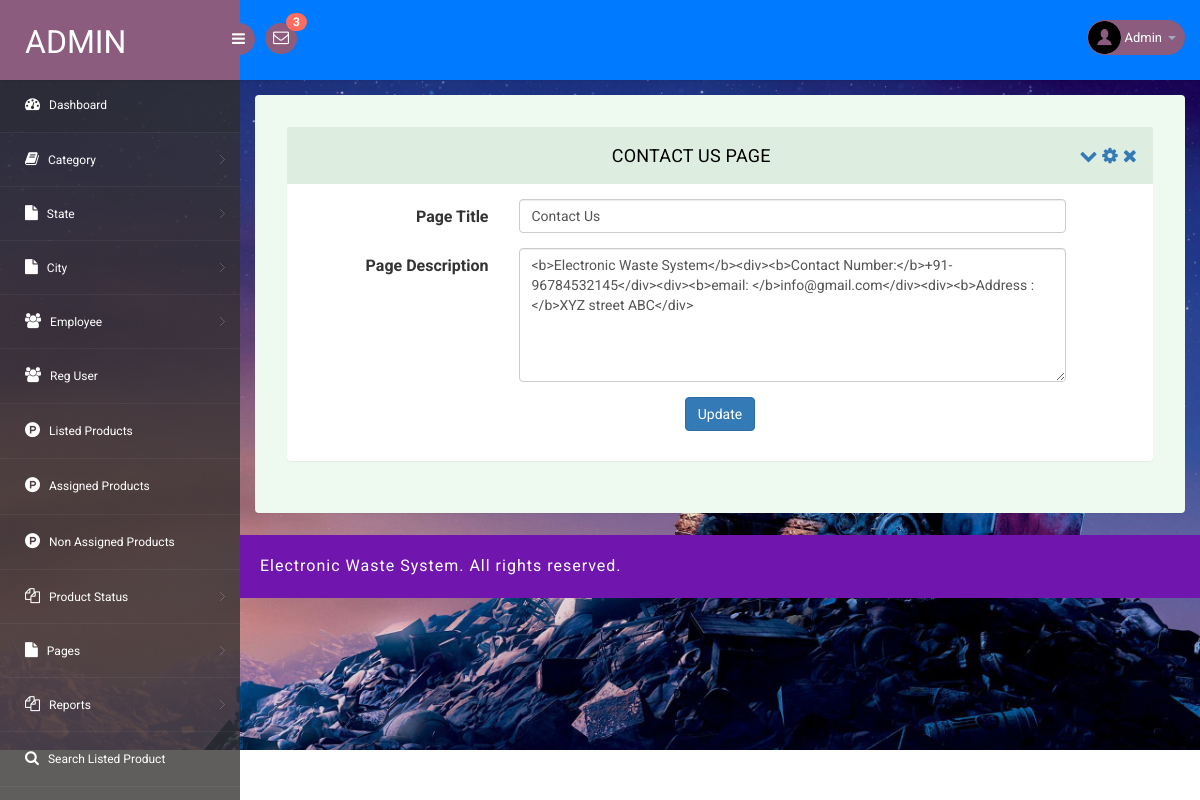
The app's page /ewms/admin/contact-us.php (signed in) with its own data.
### tables this page shows
CREATE TABLE `tblpages` (
  `ID` int(11) NOT NULL,
  `PageType` varchar(200) DEFAULT NULL,
  `PageTitle` mediumtext DEFAULT NULL,
  `PageDescription` mediumtext DEFAULT NULL,
  `UpdationDate` timestamp NULL DEFAULT NULL ON UPDATE current_timestamp()
);

### ewms/admin/contact-us.php (the view, shortened to what this page needs)
<?php
include('includes/dbconnection.php');
if (strlen($_SESSION['ewmsaid']==0)) {
 header('location:logout.php');
  } else{
  ?>
<!DOCTYPE html>
<head>
<link rel="stylesheet" href="css/bootstrap.min.css" >
<link href="css/style.css" rel='stylesheet' type='text/css' />
<link href="css/style-responsive.css" rel="stylesheet"/>
<link rel="stylesheet" href="css/font.css" type="text/css"/>
<link href="css/font-awesome.css" rel="stylesheet">
</head>
<body>
<section id="container">
<?php include_once('includes/header.php');?>
<?php include_once('includes/sidebar.php');?>
<section id="main-content">
	<section class="wrapper">
		<div class="form-w3layouts">
            <div class="row">
                <div class="col-lg-12">
                    <section class="panel">
                        <header class="panel-heading">
                            Contact Us Page
                            <span class="tools pull-right">
                                <a class="fa fa-chevron-down" href="javascript:;"></a>
                                <a class="fa fa-cog" href="javascript:;"></a>
                                <a class="fa fa-times" href="javascript:;"></a>
                             </span>
                        </header>
                        <div class="panel-body">
                            <div class="form">
                                <form class="cmxform form-horizontal " method="post" action="">
                                    <?php
$ret=mysqli_query($con,"select * from  tblpages where PageType='contactus'");
while ($row=mysqli_fetch_array($ret)) {
?>
                                    <div class="form-group ">
                                        <label for="adminname" class="control-label col-lg-3">Page Title</label>
                                        <div class="col-lg-8">
                                            <input class=" form-control" id="pagetitle" name="pagetitle" type="text" required="true" value="<?php  echo $row['PageTitle'];?>">
                                        </div>
                                    </div>
                                    <div class="form-group">
                                        <label for="adminname" class="control-label col-lg-3">Page Description
                                        </label>
                                        <div class="col-lg-8">
                                            <textarea class=" form-control" id="pagedes" rows="6" name="pagedes" type="text" required="true" value=""><?php  echo $row['PageDescription'];?></textarea>
                                        </div>
                                    </div>
                                    <?php } ?>
                                    <div class="form-group">
                                        <div class="col-lg-offset-3 col-lg-6">
                                          <p style="text-align: center;"> <button class="btn btn-primary" type="submit" name="submit">Update</button></p>
                                        </div>
                                    </div>
                                </form>
                            </div>
                        </div>
                    </section>
                </div>
            </div>
        </div>
</section>
		  <?php include_once('includes/footer.php');?>
</section>
</section>
</body>
</html>
<?php }  ?>

### ewms/admin/includes/header.php (shortened to what this page needs)
<?php
include('includes/dbconnection.php');
?>
<header class="header fixed-top clearfix">
<div class="brand">
    <a href="dashboard.php" class="logo">
        Admin
    </a>
    <div class="sidebar-toggle-box">
        <div class="fa fa-bars"></div>
    </div>
</div>
<div class="nav notify-row" id="top_menu">
    <ul class="nav top-menu">
                <?php
$ret1=mysqli_query($con,"select tblproduct.ID as pid,tblproduct.ProductId,tbluser.FullName from tblproduct
 join tbluser  on tbluser.ID=tblproduct.UserID
 where   (tblproduct.Status is null || tblproduct.Status='')");
$num=mysqli_num_rows($ret1);
?>
        <li id="header_inbox_bar" class="dropdown">
            <a data-toggle="dropdown" class="dropdown-toggle" href="#">
                <i class="fa fa-envelope-o"></i>
                <span class="badge bg-important"><?php echo $num;?></span>
            </a>
        </li>
    </ul>
</div>
<div class="top-nav clearfix">
    <ul class="nav pull-right top-menu">
        <li class="dropdown">
            <a data-toggle="dropdown" class="dropdown-toggle" href="#">
                <?php
$adid=$_SESSION['ewmsaid'];
$ret=mysqli_query($con,"select AdminName from tbladmin where ID='$adid'");
$row=mysqli_fetch_array($ret);
$name=$row['AdminName'];
?>
                <img alt="" src="images/2.png">
                <span class="username"><?php echo $name; ?></span>
                <b class="caret"></b>
            </a>
        </li>
    </ul>
</div>
</header>

### ewms/admin/css/style.css (style rules this page uses)
ul, ol { margin: 0; }
p { margin: 0; }
html, body { font-family: 'Roboto', sans-serif; font-size: 100%; overflow-x: hidden; background: url(../images/bg.jpg) no-repeat 0px 0px; background-size:cover; }
body a { transition: 0.5s all ease; -webkit-transition: 0.5s all ease; -moz-transition: 0.5s all ease; -o-transition: 0.5s all ease; -ms-transition: 0.5s all ease; text-decoration:none; }
p { margin:0; }
ul,label { margin:0; padding:0; }
#main-content { margin-left:240px; -webkit-transition:all .3s ease-in-out; -moz-transition:all .3s ease-in-out; -o-transition:all .3s ease-in-out; transition:all .3s ease-in-out; }
.header { left:0; right:0; z-index:1002; background:#007bff; -webkit-transition:all .3s ease-in-out; -moz-transition:all .3s ease-in-out; -o-transition:all .3s ease-in-out; transition:all .3s ease-in-out; }
.fixed-top { position:fixed; box-shadow:1px 0 3px rgba(0,0,0,.15); }
.wrapper { display:inline-block; margin-top:80px; padding:15px; width:100%; }
.brand { background:#8b5c7e; float:left; width:240px; height:80px; position:relative; }
a.logo { font-size:32px; color:#fff; float:left; margin:20px 0 0 25px; text-transform:uppercase; }
#top_menu .nav>li,ul.top-menu>li { float:left; }
.notify-row { float:left; margin-top:23px; margin-left:25px; }
ul.top-menu { margin-right:15px; margin-top: 0; }
ul.top-menu > li > a { color: #fff; font-size: 16px; background: #8b5c7e; padding: 4px 8px; margin-right: 15px; border-radius: 50%; -webkit-border-radius: 50%; padding-right: 8px !important; }
.notify-row .badge { position:absolute; right:-10px; top:-10px; z-index:100; }
.top-nav { margin-top:20px; }
.top-nav img { border-radius:50%; -webkit-border-radius:50%; width:33px; }
.top-nav .username { font-size:13px; color:#fff; }
.top-nav ul.top-menu>li>a { border-radius: 100px; -webkit-border-radius: 100px; padding: 0px; background: none; margin-right: 0; border: 1px solid #8b5c7e; background: #8b5c7e; }
.top-nav ul.top-menu>li { margin-left:10px; }
.top-nav .nav .caret { border-bottom-color:#A4AABA; border-top-color:#A4AABA; }
.sidebar-toggle-box { float:left; margin-top:23px; margin-left:-15px; background:#8b5c7e; border-radius:50%; -webkit-border-radius:50%; width:32px; height:32px; position:absolute; right:-15px; }
.sidebar-toggle-box .fa-bars { cursor:pointer; display:inline-block; font-size:15px; padding:8px 8px 8px 9px; color:#fff; }
.panel-heading { position: relative; height: 57px; line-height: 57px; letter-spacing: 0.2px; color: #000; font-size: 18px; font-weight: 400; padding: 0 16px; background:#ddede0; border-top-right-radius: 2px; border-top-left-radius: 2px; text-transform: uppercase; text-align: center; }
.panel { border: none ! important; }
.form-w3layouts { background: #eef9f0; padding: 2em; border-radius: 4px; -webkit-box-shadow: 0 1px 1px rgba(0,0,0,.05); box-shadow: 0 1px 1px rgba(0,0,0,.05); }
.badge.bg-important { background: #ff6c60; }

### records on screen
tblpages: pagetitle "Contact Us", pagedes "<b>Electronic Waste System</b><div><b>Contact Number:</b>+91-96784532145</div><div><b>email: </b>info@gmail.com</div><div><b>Address : </b>XYZ street ABC</div>"

### other values on screen
$num "3"
$name "Admin"
